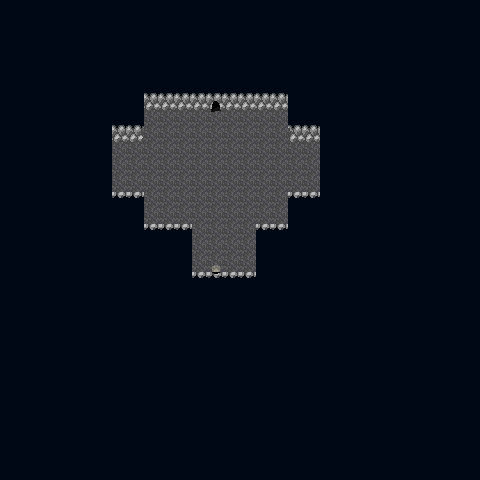

A level layout from a 2D game, rendered from its tile map. Below: a short description, then the map file with tile-grid data replaced by summaries:
An orthogonal 30x30 tile map with 16x16 px tiles, 4 tile layers (SubLayer 2, SubLayer 1, Main Layer, Layer 2) and 25 objects.

<map version="1.0" orientation="orthogonal" renderorder="right-down" width="30" height="30" tilewidth="16" tileheight="16" nextobjectid="1">
 <tileset firstgid="1" name="tileset_01" tilewidth="16" tileheight="16">
  <image source="tileset_01.png" width="128" height="128" />
  <tile id="1">
   <objectgroup draworder="index">
    <object id="0" x="0" y="0" width="16" height="16" />
   </objectgroup>
  </tile>
  <tile id="2">
   <objectgroup draworder="index">
    <object id="0" x="0" y="0" width="16" height="16" />
   </objectgroup>
  </tile>
  <tile id="3">
   <objectgroup draworder="index">
    <object id="0" x="0" y="16">
     <polyline points="0,0 0,-16 16,-16" />
    </object>
   </objectgroup>
  </tile>
  <tile id="4">
   <objectgroup draworder="index">
    <object id="0" x="0" y="0">
     <polyline points="0,0 16,0" />
    </object>
   </objectgroup>
  </tile>
  <tile id="5">
   <objectgroup draworder="index">
    <object id="0" x="0" y="0">
     <polyline points="0,0 16,0 16,16" />
    </object>
   </objectgroup>
  </tile>
  <tile id="6">
   <objectgroup draworder="index">
    <object id="0" x="16" y="0">
     <polyline points="0,0 0,16 -16,16" />
    </object>
    <object id="0" x="0" y="12" width="16" height="4" />
   </objectgroup>
  </tile>
  <tile id="7">
   <objectgroup draworder="index">
    <object id="0" x="0" y="0">
     <polyline points="0,0 0,16" />
    </object>
   </objectgroup>
  </tile>
  <tile id="8">
   <objectgroup draworder="index">
    <object id="0" x="0" y="0" width="16" height="16" />
   </objectgroup>
  </tile>
  <tile id="9">
   <objectgroup draworder="index">
    <object id="0" x="0" y="0" width="16" height="16" />
   </objectgroup>
  </tile>
  <tile id="11">
   <objectgroup draworder="index">
    <object id="0" x="0" y="0">
     <polyline points="0,0 0,16" />
    </object>
   </objectgroup>
  </tile>
  <tile id="12">
   <objectgroup draworder="index">
    <object id="0" x="0" y="12" width="16" height="4" />
   </objectgroup>
  </tile>
  <tile id="13">
   <objectgroup draworder="index">
    <object id="0" x="16" y="0">
     <polyline points="0,0 0,16" />
    </object>
   </objectgroup>
  </tile>
  <tile id="14">
   <objectgroup draworder="index">
    <object id="0" x="16" y="16">
     <polyline points="0,0 -16,0 -16,-16" />
    </object>
    <object id="0" x="0" y="12" width="16" height="4" />
   </objectgroup>
  </tile>
  <tile id="15">
   <objectgroup draworder="index">
    <object id="0" x="16" y="16">
     <polyline points="0,0 -16,0 -16,-16" />
    </object>
   </objectgroup>
  </tile>
  <tile id="16">
   <objectgroup draworder="index">
    <object id="0" x="0" y="0" width="16" height="16" />
   </objectgroup>
  </tile>
  <tile id="17">
   <objectgroup draworder="index">
    <object id="0" x="0" y="0" width="16" height="16" />
   </objectgroup>
  </tile>
  <tile id="21">
   <objectgroup draworder="index">
    <object id="0" x="16" y="0">
     <polyline points="0,0 0,16 -16,16" />
    </object>
   </objectgroup>
  </tile>
  <tile id="22">
   <objectgroup draworder="index">
    <object id="0" x="16" y="16">
     <polyline points="0,0 -16,0" />
    </object>
   </objectgroup>
  </tile>
  <tile id="23">
   <objectgroup draworder="index">
    <object id="0" x="16" y="0">
     <polyline points="0,0 0,16" />
    </object>
   </objectgroup>
  </tile>
  <tile id="28">
   <objectgroup draworder="index">
    <object id="0" x="16" y="16">
     <polyline points="0,0 0,-16" />
    </object>
    <object id="0" x="0" y="0">
     <polyline points="0,0 0,16" />
    </object>
   </objectgroup>
  </tile>
  <tile id="30">
   <objectgroup draworder="index">
    <object id="0" x="0" y="16">
     <polyline points="0,0 0,-16 16,-16 16,0" />
    </object>
   </objectgroup>
  </tile>
  <tile id="33">
   <objectgroup draworder="index">
    <object id="0" x="0" y="0" width="16" height="16" />
   </objectgroup>
  </tile>
 </tileset>
 <layer name="SubLayer 2" width="30" height="30">
  <data>[900 cells, 0 non-empty, 0 distinct tile ids]</data>
 </layer>
 <layer name="SubLayer 1" width="30" height="30">
  <data>[900 cells, 40 non-empty, 2 distinct tile ids]</data>
 </layer>
 <layer name="Main Layer" width="30" height="30">
  <data>[900 cells, 900 non-empty, 9 distinct tile ids]</data>
 </layer>
 <layer name="Layer 2" width="30" height="30">
  <data>[900 cells, 1 non-empty, 1 distinct tile ids]</data>
 </layer>
</map>
